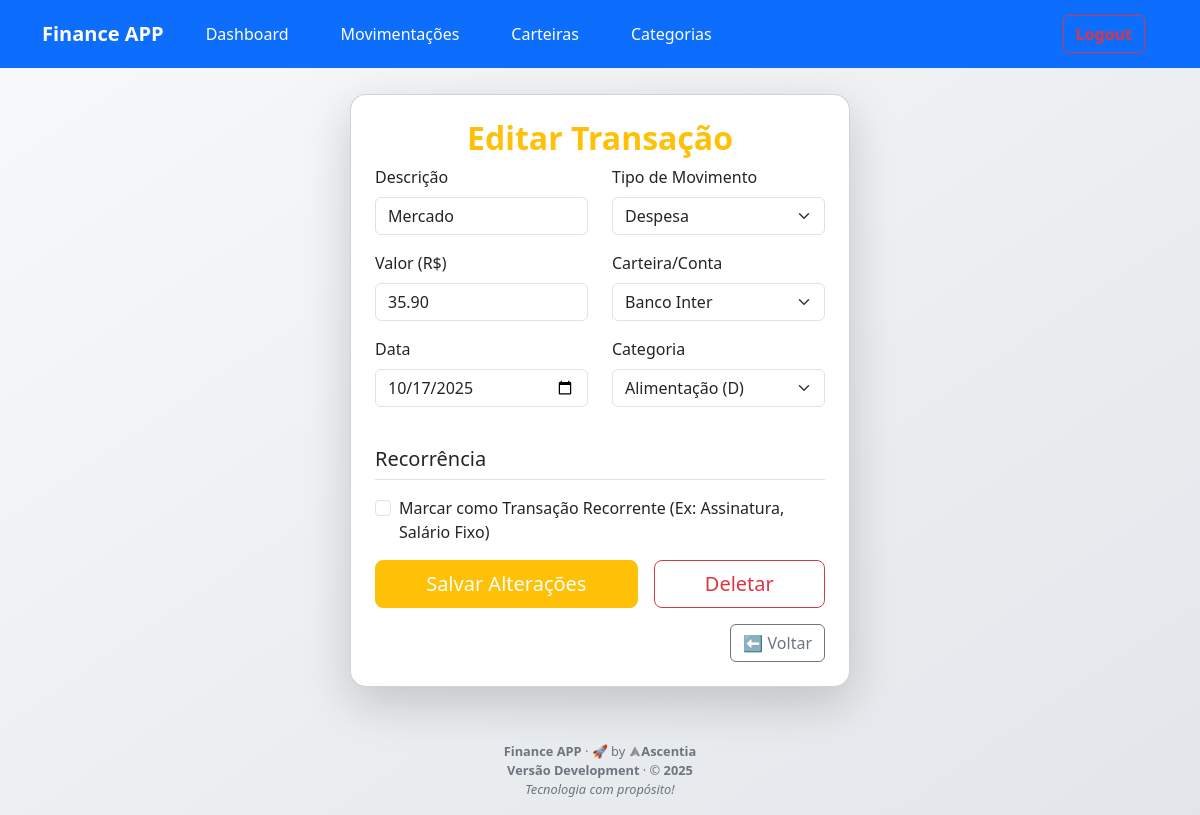
/financeiro/transacoes/edit/2 (signed in), run on the app's committed database.
### app/financeiro/models.py (models this page shows, shortened)
class Transaction(db.Model):
    id = db.Column(db.Integer, primary_key=True)
    description = db.Column(db.String(255), nullable=False)
    amount = db.Column(db.Numeric(10, 2), nullable=False)
    date = db.Column(db.DateTime, default=datetime.utcnow, nullable=False)
    type = db.Column(db.String(1), nullable=False)
    is_recurrent = db.Column(db.Boolean, default=False)
    frequency = db.Column(db.String(50), nullable=True)
    last_launch_date = db.Column(db.DateTime, nullable=True)
    user_id = db.Column(db.Integer, db.ForeignKey('user.id'), nullable=False)
    wallet_id = db.Column(db.Integer, db.ForeignKey('wallet.id'), nullable=False)
    category_id = db.Column(db.Integer, db.ForeignKey('category.id'), nullable=False)

### app/financeiro/routes.py (the view)
@financeiro_bp.route('/transacoes/edit/<int:transaction_id>', methods=['GET', 'POST'])
@login_required
def edit_transaction(transaction_id):
    transaction = db.get_or_404(Transaction, transaction_id)
    if transaction.user_id != current_user.id:
        abort(403)
    form = TransactionForm()
    if form.validate_on_submit():
        transaction.description = form.description.data
        transaction.amount = form.amount.data
        transaction.date = form.date.data
        transaction.type = form.type.data
        transaction.is_recurrent = form.is_recurrent.data
        if form.is_recurrent.data:
            transaction.frequency = form.frequency.data
        else:
            transaction.frequency = None
        transaction.wallet_id = form.wallet.data.id
        transaction.category_id = form.category.data.id
        db.session.commit()
        flash('Transação atualizada com sucesso!', 'success')
        return redirect(url_for('financeiro.transactions'))
    elif request.method == 'GET':
        form.description.data = transaction.description
        form.amount.data = transaction.amount
        form.date.data = transaction.date
        form.type.data = transaction.type
        form.is_recurrent.data = transaction.is_recurrent
        form.frequency.data = transaction.frequency
        form.wallet.data = transaction.wallet
        form.category.data = transaction.category
    return render_template('financeiro/transaction_form.html',
                           form=form,
                           title='Editar Transação',
                           is_edit=True,
                           transaction_id=transaction_id, **footer)

### app/financeiro/forms.py (called while the page is built)
def get_user_wallets():
    return Wallet.query.filter_by(user_id=current_user.id).all()

def get_user_categories():
    return Category.query.filter_by(user_id=current_user.id).all()

### app/templates/financeiro/transaction_form.html (shortened to what this page needs)
{% extends "base.html" %}
{% block content %}
<div class="row justify-content-center">
    <div class="card shadow-lg p-4 rounded-4 mx-auto" style="max-width: 500px;">
        {% if is_edit %}
        <h2 class="text-center text-warning"><strong>{{title}}</strong></h2>
        {% else %}
        <h2 class="text-center text-success"><strong>{{title}}</strong></h2>
        {% endif %}
        {% if is_edit %}
            {% set current_transaction_id = transaction_id %}
            {% set form_action = url_for('financeiro.edit_transaction', transaction_id=current_transaction_id) %}
            {% set submit_text = 'Salvar Alterações' %}
            {% set submit_class = 'btn-warning text-white' %}
        {% else %}
            {% set form_action = url_for('financeiro.add_transaction') %}
            {% set submit_text = 'Registrar Transação' %}
            {% set submit_class = 'btn-success' %}
        {% endif %}
        <form method="POST" action="{{ form_action }}">
            <div class="row">
                <div class="col-md-6">
                    <div class="mb-3">
                        {{ form.description.label(class="form-label") }}
                        {{ form.description(class="form-control", placeholder="Ex: Salário, Compra no Supermercado") }}
                    </div>
                    <div class="mb-3">
                        {{ form.amount.label(class="form-label") }}
                        {{ form.amount(class="form-control", type="number", step="0.01", placeholder="100.00") }}
                    </div>
                    <div class="mb-3">
                        {{ form.date.label(class="form-label") }}
                        {{ form.date(class="form-control", type="date") }}
                    </div>
                </div>
                <div class="col-md-6">
                    <div class="mb-3">
                        {{ form.type.label(class="form-label") }}
                        {{ form.type(class="form-select") }}
                    </div>
                    <div class="mb-3">
                        {{ form.wallet.label(class="form-label") }}
                        {{ form.wallet(class="form-select") }}
                    </div>
                    <div class="mb-3">
                        {{ form.category.label(class="form-label") }}
                        {{ form.category(class="form-select") }}
                    </div>
                </div>
            </div>
            <h5 class="mt-4 mb-3 border-bottom pb-2">Recorrência</h5>
            <div class="mb-3 form-check">
                {{ form.is_recurrent(class="form-check-input", id="is_recurrent_check") }}
                {{ form.is_recurrent.label(class="form-check-label", for="is_recurrent_check") }}
            </div>
            <div class="d-flex justify-content-between align-items-center">
                <div class="d-grid flex-grow-1 me-3">
                    {{ form.submit(class="btn btn-lg " + submit_class, value=submit_text) }}
                </div>
                {% if is_edit %}
                <button type="button" class="btn btn-lg btn-outline-danger flex-grow-1"
                        data-bs-toggle="modal" data-bs-target="#deleteModal">
                    Deletar
                </button>
                {% endif %}
            </div>
        </form>
        <div class="text-end mt-3">
            <a href="{{ url_for('financeiro.transactions') }}" class="btn btn-outline-secondary">⬅ Voltar</a>
        </div>
    </div>
</div>
{% endblock %}

### app/static/css/custom.css (style rules this page uses)
body { background: linear-gradient(to bottom right, #f8f9fa, #e2e6ea); color: var(--cor-texto); min-height: 100vh; padding-top: 70px; }

### data on the page
Transaction: description "Mercado", amount "35.90", date "10/17/2025", type "Despesa", wallet "Banco Inter", category "Alimentação (D)"

### other printed values
{{ title }} "Editar Transação"
{{ versao }} "Development"
{{ ano }} "2025"
